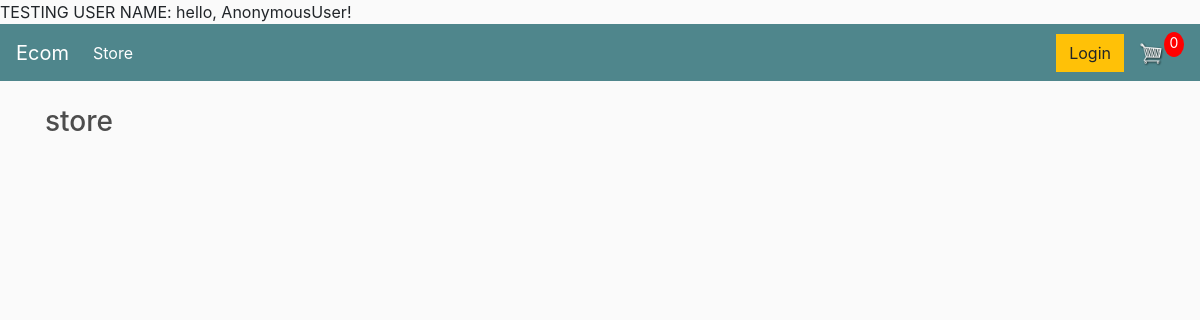
The app's page /, older data.
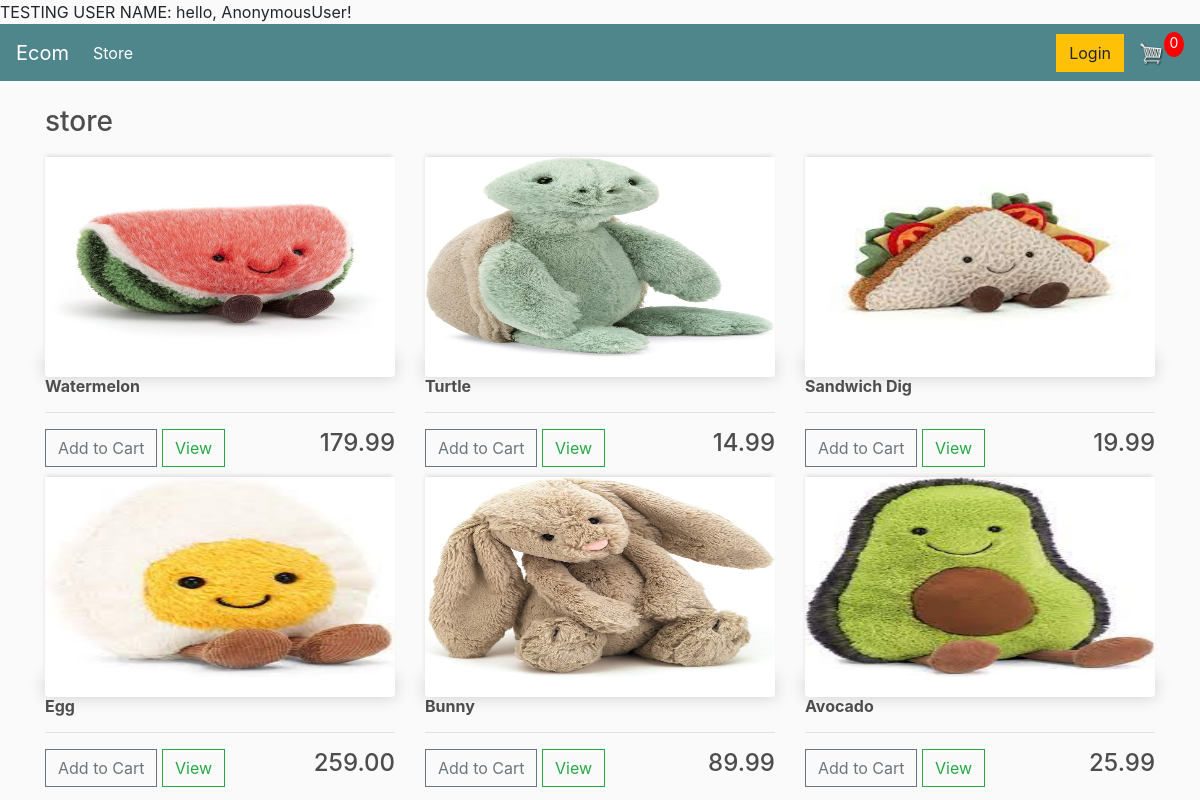
The same page, newer data.
### store/models.py (models this page shows, shortened)
class Product(models.Model):
    name = models.CharField(max_length=200, null = True)
    price = models.FloatField(null = True)
    digital = models.BooleanField(default= False, null = True, blank=True) #if the item is digital that no shipping needed
    image = models.ImageField(null=True,blank=True)

### store/views.py (the view)
# urls.py: path('', store_view, name = 'store'),
def store_view(request, *args, **kwargs):
    products = Product.objects.all()
    context = {'products': products}
    checkuser=request.user
    print('checkuser:',checkuser)
    return render(request,'store/store.html',context)

### store/templates/store/store.html
{% extends 'store/main.html' %}
{%  load static %}
{% block content %}
    <h3>store</h3>
    <div class="row">
    {%  for product in products %}
    <div class = 'col-lg-4'>
        <img class="thumbnail"  src = "{{product.image.url}}">
        <div class="box-element product"></div>
        <h6><strong>{{ product.name }}</strong></h6>
        <hr>
        <button data-product = "{{product.id}}" data-action = "add" class = "btn btn-outline-secondary add-btn update-cart">Add to Cart</button>
        <a class = 'btn btn-outline-success' href="#">View</a>
        <h4 style="display: inline-block; float:right" >{{ product.price |floatformat:2 }}</h4>
    </div>
{% endfor %}
    </div>
{%  endblock %}

### store/templates/store/main.html (shortened to what this page needs)
<!DOCTYPE html>
{% load static %}
<html>
<head>
	<link rel="stylesheet" href="https://stackpath.bootstrapcdn.com/bootstrap/4.4.1/css/bootstrap.min.css">
	<link rel="stylesheet" type="text/css" href="{% static 'css/main.css' %}">
    TESTING USER NAME: hello, {{ request.user }}!
</head>
<body>
	<nav class="navbar navbar-expand-lg navbar-dark bg-dark">
	  <a class="navbar-brand" href="{% url 'store' %}">Ecom</a>
	  <div class="collapse navbar-collapse" id="navbarSupportedContent">
	    <ul class="navbar-nav mr-auto">
	      <li class="nav-item active">
	        <a class="nav-link" href="{% url 'store' %}">Store <span class="sr-only">(current)</span></a>
	      </li>
	    </ul>
	    <div class="form-inline my-2 my-lg-0">
	     	<a href="#"class="btn btn-warning">Login</a>
	     	<a href="{% url 'cart' %}">
	    		<img  id="cart-icon" src="{% static 'images/cart.png' %}">
	    	</a>
	    	<p id="cart-total">0</p>
	    </div>
	  </div>
	</nav>
     <div class="container">
            <br>
            {% block content %}{% endblock content %}
         </div>
</body>
</html>

### static/css/main.css (style rules this page uses)
body { background-color: hsl(0, 0%, 98%); }
h1,h2,h3,h4,h5,h6 { color:hsl(0, 0%, 30%); }
.box-element { box-shadow:hsl(0, 0%, 80%) 0 0 16px; background-color: #fff; border-radius: 4px; padding: 10px; }
.thumbnail { width: 100%; height: 200px; -webkit-box-shadow: -1px -3px 5px -2px rgba(214,214,214,1); -moz-box-shadow: -1px -3px 5px -2px rgba(214,214,214,1); box-shadow: -1px -3px 5px -2px rgba(214,214,214,1); }
.product { border-radius: 0 0 4px 4px; }
.bg-dark { background-color: #4f868c!important; }
#cart-icon { width:25px; display: inline-block; margin-left: 15px; }
#cart-total { display: block; text-align: center; color:#fff; background-color: red; width: 20px; height: 25px; border-radius: 50%; font-size: 14px; }
.col-lg-4, .col-lg-6, .col-lg-8, .col-lg-12 { margin-top: 10px; }
.btn { border-radius: 0; }

Row changes from the older to the newer data that the page shows:
added Product: image (picture), name "Watermelon", price "179.99"
added Product: image (picture), name "Turtle", price "14.99"
added Product: image (picture), name "Sandwich Dig", price "19.99"
added Product: image (picture), name "Egg", price "259.00"
added Product: image (picture), name "Bunny", price "89.99"
added Product: image (picture), name "Avocado", price "25.99"
